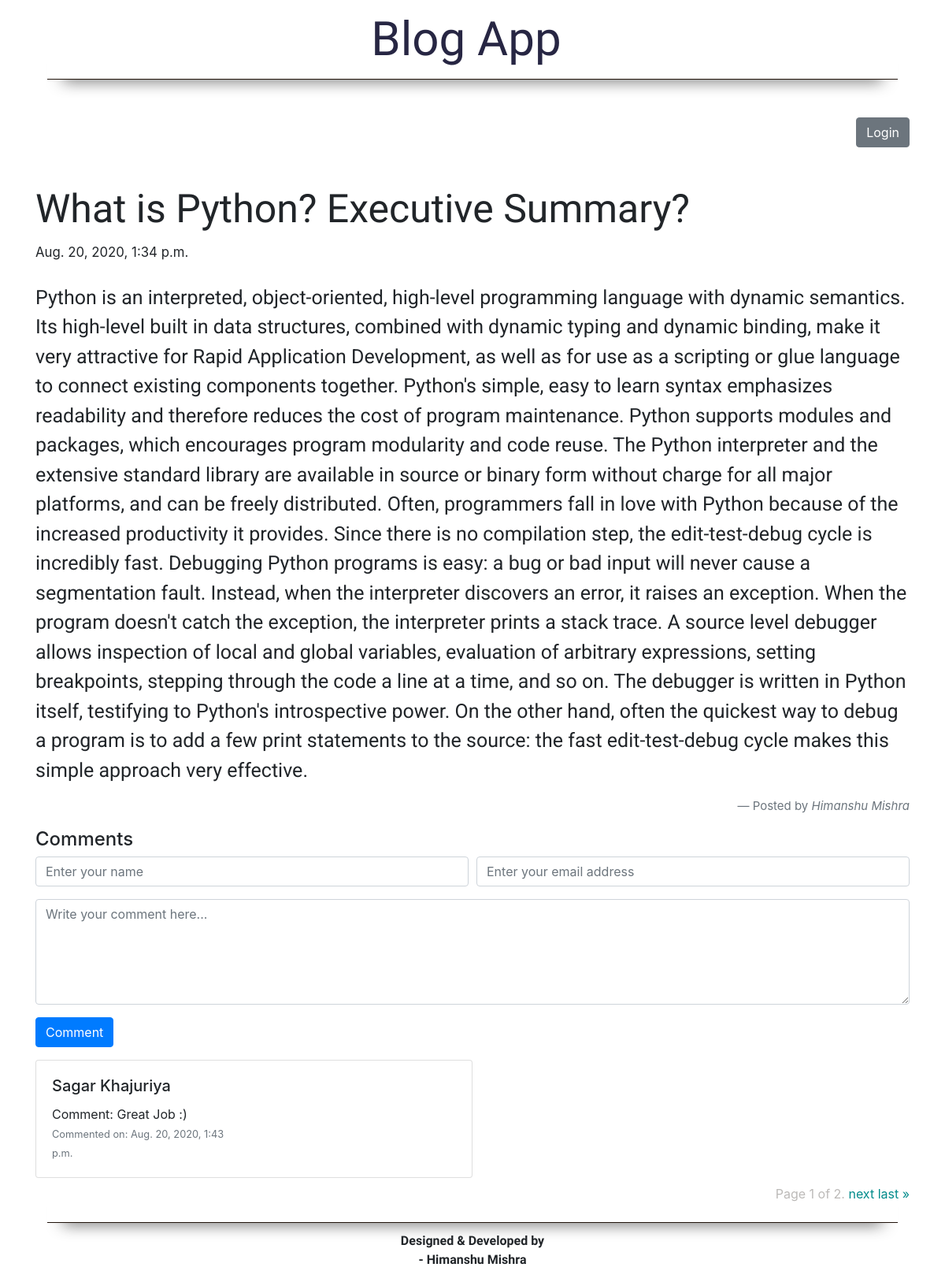
The app's page /post/1/ with its own data.
### blogApplication/models.py (models this page shows, shortened)
class Blog(models.Model):
    author = models.ForeignKey(Author, on_delete=models.CASCADE)
    title = models.CharField(max_length=350, blank=False, null=False)
    excerpt = models.CharField(max_length=1000)
    blog = models.CharField(max_length=10000)
    blogDateTime = models.DateTimeField(auto_now=True, auto_created=True)

class Author(models.Model):
    username = models.CharField(max_length=50, primary_key=True, blank=False, null=False, unique=True)
    fullname = models.CharField(max_length=250, blank=False, null=False)
    emailId = models.EmailField(max_length=250, blank=False, null=False, unique=True)
    bio = models.CharField(max_length=500, blank=True, null=True)
    password = models.CharField(max_length=75, blank=False, null=False)

class Comments(models.Model):
    blog = models.ForeignKey(Blog, on_delete=models.CASCADE)
    readerName = models.CharField(max_length=250)
    readerEmail = models.EmailField(max_length=250)
    readerComment = models.CharField(max_length=5000)
    commentDateTime = models.DateTimeField(auto_now=True, auto_created=True)

### blogApplication/views.py (the view, shortened to what this page needs)
# urls.py: path('post/<int:post_id>/', specificBlog, name="SpecificPostPage"),
def specificBlog(request, post_id):
    data = Blog.objects.get(id=post_id)
    comments = Comments.objects.filter(blog=data).order_by('-commentDateTime')
    paginator = Paginator(comments, 1)
    page_number = request.GET.get('page')
    page_object = paginator.get_page(page_number)
    form = CommentForm()
    return render(request, 'blogApplication/specificPost.html', {'title': "Post", 'blog_data': data, 'name': request.user.username, 'commentForm': form, 'all_comments': page_object})

### blogApplication/forms.py
class CommentForm(forms.Form):
    readerName = forms.CharField(max_length=250, widget=forms.TextInput(attrs={'class': 'form-control', 'placeholder': 'Enter your name'}))
    readerEmail = forms.EmailField(max_length=250, widget=forms.EmailInput(attrs={'class': 'form-control', 'placeholder': 'Enter your email address'}))
    readerComment = forms.CharField(max_length=5000, widget=forms.Textarea(attrs={'class': 'form-control', 'placeholder': 'Write your comment here...', 'rows': 5}))

### blogApplication/templates/blogApplication/specificPost.html (shortened to what this page needs)
{% extends 'blogApplication base/base.html' %}
{% load static %}
{% block title %}
    <link rel="stylesheet" type="text/css" href="{% static 'css/specificPost.css' %}">
{% endblock title %}
{% block content %}
    <div class="container mt-5">
        <div class="row text-right">
            <div class="col">
                    {% if request.user.is_authenticated %}
                    <div class="btn-group">
                      <button class="btn btn-secondary btn-md dropdown-toggle" id="user_dropdown" type="button" data-toggle="dropdown" aria-haspopup="true" aria-expanded="false">
                        {{ name }}
                      </button>
                      <div class="dropdown-menu" id="dropdown">
                        <a class="dropdown-item" href="{% url 'IndexPage' %}">Home</a>
                          <a class="dropdown-item" href="{% url 'homePage' %}">My Posts</a>
                        <a class="dropdown-item" href="{% url 'profilePage' %}">Profile</a>
                        <a class="dropdown-item" href="{% url 'settingAuthor' %}">Settings</a>
                          <a class="dropdown-item" href="{% url 'writeBlogPage' %}">Write Blog</a>
                        <div class="dropdown-divider"></div>
                        <a class="dropdown-item" href="{% url 'logoutPage' %}">Logout</a>
                      </div>
                    </div>
                {% else %}
                    <div class="btn-group">
                      <a href="{% url 'loginPage' %}">
                          <button class="btn btn-secondary btn-md " type="button">
                            Login
                          </button>
                      </a>
                    </div>
                {% endif %}
            </div>
        </div>
    </div>
    <div class="container mt-5">
        <div class="row">
            <div class="col">
                <h6>{{ blog_data.title }}</h6>
            </div>
        </div>
        <div class="row">
            <div class="col">
                <span style="font-size: 21px"><small>{{ blog_data.blogDateTime }}</small></span>
            </div>
        </div>
        <div class="row justify-content mt-4">
            <div class="col" id="post_content">
                <p>{{ blog_data.blog }}</p>
            </div>
        </div>
        <blockquote class="blockquote text-right">
          <footer class="blockquote-footer" style="font-size: 1.25vw;">Posted by <cite title="Source Title">{{ blog_data.author.fullname }}</cite></footer>
        </blockquote>
    </div>
    <div class="container">
        <h4>Comments</h4>
        <form method="post">
          <div class="form-row">
            <div class="form-group col-md-6">
              {{ commentForm.readerName }}
            </div>
            <div class="form-group col-md-6">
              {{ commentForm.readerEmail }}
            </div>
          </div>
          <div class="form-group">
              {{ commentForm.readerComment }}
          </div>
          <button type="submit" class="btn btn-primary mb-3">Comment</button>
        </form>
    </div>
    <div class="container">
        {% if all_comments %}
            {% for i in all_comments %}
                <div class="card" style="width: 50% !important;">
                  <div class="row no-gutters">
                    <div class="col-6">
                      <div class="card-body">
                        <h5 class="card-title">{{ i.readerName }}</h5>
                        <span class="card-text">Comment: {{ i.readerComment }}</span>
                        <p class="card-text"><small class="text-muted">Commented on: {{ i.commentDateTime }}</small></p>
                      </div>
                    </div>
                  </div>
                </div>
            {% endfor %}
        {% endif %}
        <div class="row mt-2">
        <div class="col">
          <nav aria-label="Page navigation example">
           <div class="pagination" style="float: right !important;color: #bcbab8 !important;">
                <span class="step-links">
                    <span class="current">
                        Page {{ all_comments.number }} of {{ all_comments.paginator.num_pages }}.
                    </span>
                    {% if all_comments.has_next %}
                        <a href="?page={{ all_comments.next_page_number }}">next</a>
                        <a href="?page={{ all_comments.paginator.num_pages }}">last &raquo;</a>
                    {% endif %}
                </span>
           </div>
          </nav>
        </div>
      </div>
    </div>
{% endblock content %}

### static/css/specificPost.css (style rules this page uses)
#post_content { font-size:25px; font-family: 'Roboto', sans-serif; }
h6 { font-size: 50px !important; font-family: 'Alata', sans-serif; }

### static/css/index.css (style rules this page uses)
body { background-color: #ffffff; }
a { text-decoration: none !important; color: darkcyan; }

### records on screen
Blog: title "What is Python? Executive Summary?", blogDateTime "Aug. 20, 2020, 1:34 p.m.", blog "Python is an interpreted, object-oriented, high-level programming language with dynamic semantics. Its high-level built in data structures, combined with dynamic typing and dynamic binding, make it very attractive for Rapid Application Development, as well as for use as a scripting or glue language to connect existing components together. Python's simple, easy to learn syntax emphasizes readability and therefore reduces the cost of program maintenance. Python supports modules and packages, which encourages program modularity and code reuse. The Python interpreter and the extensive standard library are available in source or binary form without charge for all major platforms, and can be…", author.fullname "Himanshu Mishra"
Comments: readerName "Sagar Khajuriya", readerComment "Great Job :)", commentDateTime "Aug. 20, 2020, 1:43 p.m."

### other values on screen
{{ all_comments.number }} "1"
{{ all_comments.paginator.num_pages }} "2"
